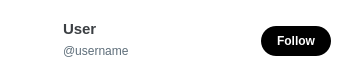
<?xml version="1.0" encoding="UTF-8"?>
<ui version="4.0">
 <class>UserInList</class>
 <widget class="QWidget" name="UserInList">
  <property name="geometry">
   <rect>
    <x>0</x>
    <y>0</y>
    <width>347</width>
    <height>79</height>
   </rect>
  </property>
  <property name="sizePolicy">
   <sizepolicy hsizetype="Preferred" vsizetype="Preferred">
    <horstretch>0</horstretch>
    <verstretch>0</verstretch>
   </sizepolicy>
  </property>
  <property name="windowTitle">
   <string>UserInList</string>
  </property>
  <property name="styleSheet">
   <string notr="true">background-color: rgb(255, 255, 255);</string>
  </property>
  <widget class="QFrame" name="gridFrame">
   <property name="geometry">
    <rect>
     <x>0</x>
     <y>10</y>
     <width>341</width>
     <height>61</height>
    </rect>
   </property>
   <property name="minimumSize">
    <size>
     <width>341</width>
     <height>61</height>
    </size>
   </property>
   <property name="maximumSize">
    <size>
     <width>341</width>
     <height>61</height>
    </size>
   </property>
   <property name="styleSheet">
    <string notr="true">border-color: rgb(255, 0, 0);</string>
   </property>
   <layout class="QGridLayout" name="gridLayout">
    <property name="leftMargin">
     <number>7</number>
    </property>
    <property name="topMargin">
     <number>3</number>
    </property>
    <property name="rightMargin">
     <number>10</number>
    </property>
    <property name="bottomMargin">
     <number>2</number>
    </property>
    <item row="1" column="1">
     <widget class="QLabel" name="username">
      <property name="font">
       <font>
        <pointsize>9</pointsize>
       </font>
      </property>
      <property name="styleSheet">
       <string notr="true">color: rgb(93, 109, 121);</string>
      </property>
      <property name="lineWidth">
       <number>0</number>
      </property>
      <property name="midLineWidth">
       <number>0</number>
      </property>
      <property name="text">
       <string>@username</string>
      </property>
      <property name="alignment">
       <set>Qt::AlignLeading|Qt::AlignLeft|Qt::AlignTop</set>
      </property>
     </widget>
    </item>
    <item row="0" column="0" rowspan="2">
     <widget class="QLabel" name="profilePic">
      <property name="maximumSize">
       <size>
        <width>50</width>
        <height>50</height>
       </size>
      </property>
      <property name="styleSheet">
       <string notr="true">border-radius:15px;</string>
      </property>
      <property name="text">
       <string/>
      </property>
      <property name="pixmap">
       <pixmap>default_profile_50X50.png</pixmap>
      </property>
     </widget>
    </item>
    <item row="0" column="1">
     <widget class="QLabel" name="name">
      <property name="font">
       <font>
        <pointsize>11</pointsize>
        <weight>75</weight>
        <bold>true</bold>
       </font>
      </property>
      <property name="styleSheet">
       <string notr="true">color:rgb(59, 63, 67);</string>
      </property>
      <property name="text">
       <string>User</string>
      </property>
      <property name="alignment">
       <set>Qt::AlignBottom|Qt::AlignLeading|Qt::AlignLeft</set>
      </property>
     </widget>
    </item>
    <item row="0" column="2" rowspan="2">
     <widget class="QPushButton" name="pushButton_follow">
      <property name="maximumSize">
       <size>
        <width>70</width>
        <height>30</height>
       </size>
      </property>
      <property name="sizeIncrement">
       <size>
        <width>0</width>
        <height>0</height>
       </size>
      </property>
      <property name="palette">
       <palette>
        <active>
         <colorrole role="Button">
          <brush brushstyle="SolidPattern">
           <color alpha="255">
            <red>0</red>
            <green>0</green>
            <blue>0</blue>
           </color>
          </brush>
         </colorrole>
         <colorrole role="Text">
          <brush brushstyle="SolidPattern">
           <color alpha="255">
            <red>255</red>
            <green>255</green>
            <blue>255</blue>
           </color>
          </brush>
         </colorrole>
         <colorrole role="ButtonText">
          <brush brushstyle="SolidPattern">
           <color alpha="255">
            <red>255</red>
            <green>255</green>
            <blue>255</blue>
           </color>
          </brush>
         </colorrole>
         <colorrole role="Base">
          <brush brushstyle="SolidPattern">
           <color alpha="255">
            <red>0</red>
            <green>0</green>
            <blue>0</blue>
           </color>
          </brush>
         </colorrole>
         <colorrole role="Window">
          <brush brushstyle="SolidPattern">
           <color alpha="255">
            <red>0</red>
            <green>0</green>
            <blue>0</blue>
           </color>
          </brush>
         </colorrole>
         <colorrole role="Shadow">
          <brush brushstyle="SolidPattern">
           <color alpha="255">
            <red>255</red>
            <green>255</green>
            <blue>255</blue>
           </color>
          </brush>
         </colorrole>
         <colorrole role="PlaceholderText">
          <brush brushstyle="SolidPattern">
           <color alpha="128">
            <red>255</red>
            <green>255</green>
            <blue>255</blue>
           </color>
          </brush>
         </colorrole>
        </active>
        <inactive>
         <colorrole role="Button">
          <brush brushstyle="SolidPattern">
           <color alpha="255">
            <red>0</red>
            <green>0</green>
            <blue>0</blue>
           </color>
          </brush>
         </colorrole>
         <colorrole role="Text">
          <brush brushstyle="SolidPattern">
           <color alpha="255">
            <red>255</red>
            <green>255</green>
            <blue>255</blue>
           </color>
          </brush>
         </colorrole>
         <colorrole role="ButtonText">
          <brush brushstyle="SolidPattern">
           <color alpha="255">
            <red>255</red>
            <green>255</green>
            <blue>255</blue>
           </color>
          </brush>
         </colorrole>
         <colorrole role="Base">
          <brush brushstyle="SolidPattern">
           <color alpha="255">
            <red>0</red>
            <green>0</green>
            <blue>0</blue>
           </color>
          </brush>
         </colorrole>
         <colorrole role="Window">
          <brush brushstyle="SolidPattern">
           <color alpha="255">
            <red>0</red>
            <green>0</green>
            <blue>0</blue>
           </color>
          </brush>
         </colorrole>
         <colorrole role="Shadow">
          <brush brushstyle="SolidPattern">
           <color alpha="255">
            <red>255</red>
            <green>255</green>
            <blue>255</blue>
           </color>
          </brush>
         </colorrole>
         <colorrole role="PlaceholderText">
          <brush brushstyle="SolidPattern">
           <color alpha="128">
            <red>255</red>
            <green>255</green>
            <blue>255</blue>
           </color>
          </brush>
         </colorrole>
        </inactive>
        <disabled>
         <colorrole role="Button">
          <brush brushstyle="SolidPattern">
           <color alpha="255">
            <red>0</red>
            <green>0</green>
            <blue>0</blue>
           </color>
          </brush>
         </colorrole>
         <colorrole role="Text">
          <brush brushstyle="SolidPattern">
           <color alpha="255">
            <red>120</red>
            <green>120</green>
            <blue>120</blue>
           </color>
          </brush>
         </colorrole>
         <colorrole role="ButtonText">
          <brush brushstyle="SolidPattern">
           <color alpha="255">
            <red>120</red>
            <green>120</green>
            <blue>120</blue>
           </color>
          </brush>
         </colorrole>
         <colorrole role="Base">
          <brush brushstyle="SolidPattern">
           <color alpha="255">
            <red>0</red>
            <green>0</green>
            <blue>0</blue>
           </color>
          </brush>
         </colorrole>
         <colorrole role="Window">
          <brush brushstyle="SolidPattern">
           <color alpha="255">
            <red>0</red>
            <green>0</green>
            <blue>0</blue>
           </color>
          </brush>
         </colorrole>
         <colorrole role="Shadow">
          <brush brushstyle="SolidPattern">
           <color alpha="255">
            <red>255</red>
            <green>255</green>
            <blue>255</blue>
           </color>
          </brush>
         </colorrole>
         <colorrole role="PlaceholderText">
          <brush brushstyle="SolidPattern">
           <color alpha="128">
            <red>0</red>
            <green>0</green>
            <blue>0</blue>
           </color>
          </brush>
         </colorrole>
        </disabled>
       </palette>
      </property>
      <property name="font">
       <font>
        <pointsize>9</pointsize>
        <weight>75</weight>
        <bold>true</bold>
       </font>
      </property>
      <property name="focusPolicy">
       <enum>Qt::StrongFocus</enum>
      </property>
      <property name="layoutDirection">
       <enum>Qt::LeftToRight</enum>
      </property>
      <property name="styleSheet">
       <string notr="true">QPushButton#pushButton_follow{
background-color: rgb(0, 0, 0);
border-radius:15px;
}

QPushButton#pushButton_follow:hover {
    background-color:rgb(15, 20, 25);
    border-radius:15px;
}</string>
      </property>
      <property name="text">
       <string>Follow</string>
      </property>
     </widget>
    </item>
   </layout>
  </widget>
 </widget>
 <layoutdefault spacing="6" margin="11"/>
 <resources>
  <include location="twitterpac_client2.qrc"/>
 </resources>
 <connections/>
</ui>
